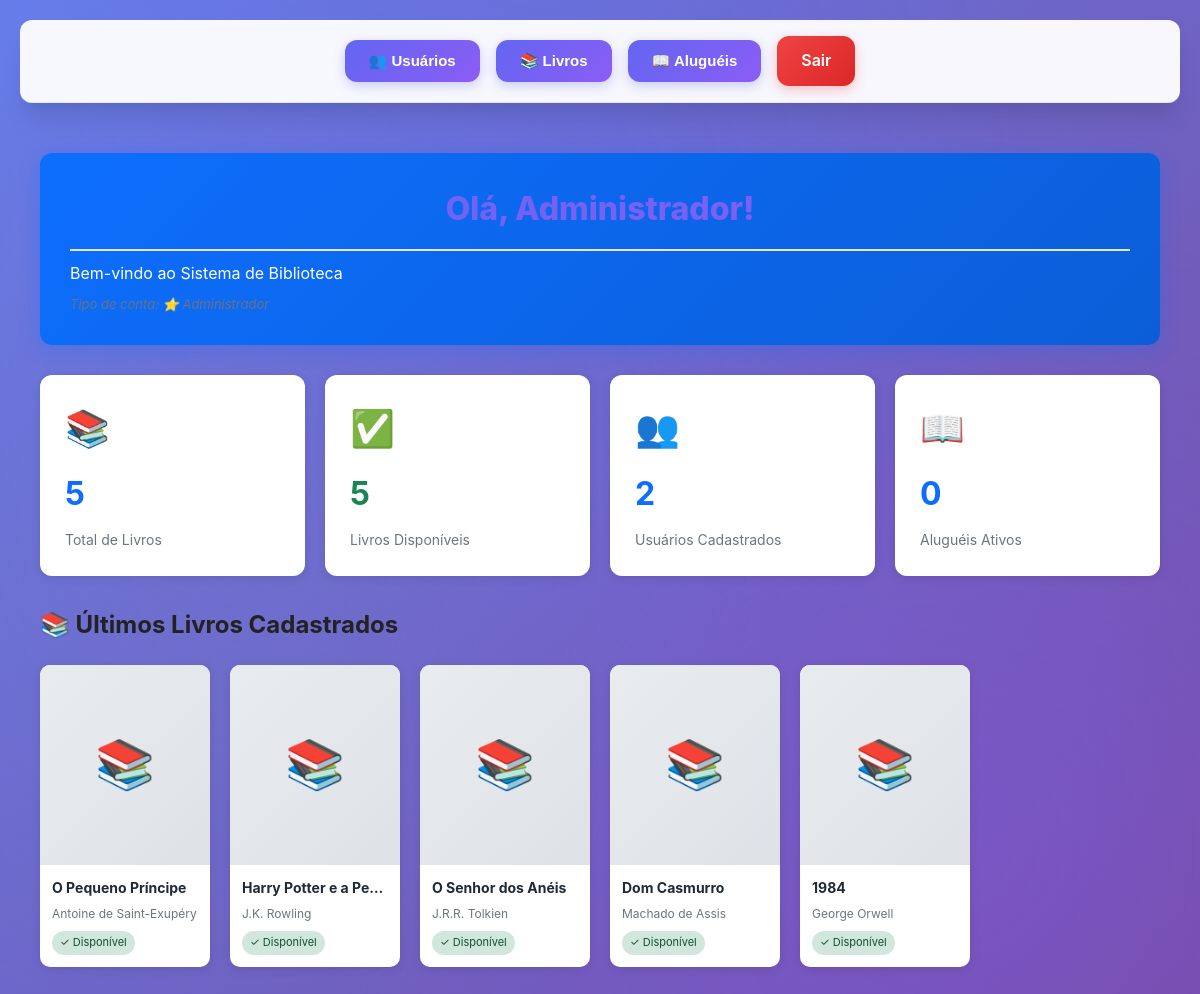
/painel.php (signed in), run on the app's committed database.
### tables this page shows
CREATE TABLE IF NOT EXISTS livros (
    id INT AUTO_INCREMENT PRIMARY KEY,
    titulo VARCHAR(255) NOT NULL,
    autor VARCHAR(255) NOT NULL,
    disponivel BOOLEAN DEFAULT TRUE,
    imagem VARCHAR(255) DEFAULT NULL,
    created_at TIMESTAMP DEFAULT CURRENT_TIMESTAMP,
    INDEX idx_titulo (titulo),
    INDEX idx_autor (autor),
    INDEX idx_disponivel (disponivel)
);

### config.php (called while the page is built, shortened)
<?php
function sanitize_input($data) {
    return htmlspecialchars(trim($data), ENT_QUOTES, 'UTF-8');
}
function is_admin() {
    return isset($_SESSION['tipo']) && $_SESSION['tipo'] === 'admin';
}
?>

### painel.php (the view, shortened to what this page needs)
<?php
require_once 'config.php';
try {
    $stats = [];
    $sql = "SELECT COUNT(*) as total FROM livros";
    $stats['total_livros'] = $pdo->query($sql)->fetch()['total'];
    $sql = "SELECT COUNT(*) as total FROM livros WHERE disponivel = 1";
    $stats['livros_disponiveis'] = $pdo->query($sql)->fetch()['total'];
    $sql = "SELECT COUNT(*) as total FROM usuarios";
    $stats['total_usuarios'] = $pdo->query($sql)->fetch()['total'];
    $sql = "SELECT COUNT(*) as total FROM alugueis WHERE devolvido = 0";
    $stats['alugueis_ativos'] = $pdo->query($sql)->fetch()['total'];
    $sql = "SELECT COUNT(*) as total FROM alugueis
            WHERE devolvido = 0 AND data_devolucao < CURDATE()";
    $stats['alugueis_atrasados'] = $pdo->query($sql)->fetch()['total'];
    $sql = "SELECT * FROM livros ORDER BY id DESC LIMIT 6";
    $ultimos_livros = $pdo->query($sql)->fetchAll();
} catch (PDOException $e) {
    error_log("Erro ao buscar estatísticas: " . $e->getMessage());
    $stats = [];
}
?>
<!DOCTYPE html>
<html lang="pt-br">
<head>
    <link rel="stylesheet" href="style.css">
</head>
<body>
    <nav class="menu">
        <?php if (is_admin()): ?>
        <div class="dropdown">
            <button class="dropbtn">👥 Usuários</button>
        </div>
        <?php endif; ?>
        <div class="dropdown">
            <button class="dropbtn">📚 Livros</button>
        </div>
        <div class="dropdown">
            <button class="dropbtn">📖 Aluguéis</button>
        </div>
        <a href="logout.php" class="logout">Sair</a>
    </nav>
    <div class="dashboard">
        <div class="welcome-card">
            <h1> Olá, <?= sanitize_input($_SESSION['usuario_nome']) ?>!</h1>
            <p>Bem-vindo ao Sistema de Biblioteca</p>
            <small>Tipo de conta: <?= is_admin() ? '⭐ Administrador' : '📖 Aluno' ?></small>
        </div>
        <div class="stats-grid">
            <?php if (is_admin()): ?>
            <div class="stat-card">
                <div class="icon">📚</div>
                <div class="number"><?= $stats['total_livros'] ?? 0 ?></div>
                <div class="label">Total de Livros</div>
            </div>
            <div class="stat-card success">
                <div class="icon">✅</div>
                <div class="number"><?= $stats['livros_disponiveis'] ?? 0 ?></div>
                <div class="label">Livros Disponíveis</div>
            </div>
            <div class="stat-card">
                <div class="icon">👥</div>
                <div class="number"><?= $stats['total_usuarios'] ?? 0 ?></div>
                <div class="label">Usuários Cadastrados</div>
            </div>
            <div class="stat-card">
                <div class="icon">📖</div>
                <div class="number"><?= $stats['alugueis_ativos'] ?? 0 ?></div>
                <div class="label">Aluguéis Ativos</div>
            </div>
            <?php endif; ?>
        </div>
        <h2 class="section-title">📚 Últimos Livros Cadastrados</h2>
        <?php if (!empty($ultimos_livros)): ?>
        <div class="books-grid">
            <?php foreach ($ultimos_livros as $livro): ?>
            <div class="book-card">
                <?php if ($livro['imagem']): ?>
                    <img src="<?= sanitize_input($livro['imagem']) ?>" alt="<?= sanitize_input($livro['titulo']) ?>">
                <?php else: ?>
                    <div class="no-image">📚</div>
                <?php endif; ?>
                <div class="info">
                    <div class="title"><?= sanitize_input($livro['titulo']) ?></div>
                    <div class="author"><?= sanitize_input($livro['autor']) ?></div>
                    <span class="status <?= $livro['disponivel'] ? 'disponivel' : 'indisponivel' ?>">
                        <?= $livro['disponivel'] ? '✓ Disponível' : '✗ Indisponível' ?>
                    </span>
                </div>
            </div>
            <?php endforeach; ?>
        </div>
        <?php endif; ?>
    </div>
</body>
</html>

### style.css (style rules this page uses)
* { margin: 0; padding: 0; box-sizing: border-box; }
:root { --primary: #6366f1; --primary-dark: #4f46e5; --primary-light: #818cf8; --secondary: #8b5cf6; --success: #10b981; --danger: #ef4444; --warning: #f59e0b; --info: #3b82f6; --dark: #1f2937; --light: #f9fafb; --border: #e5e7eb; --shadow: 0 4px 6px -1px rgba(0, 0, 0, 0.1), 0 2px 4px -1px rgba(0, 0, 0, 0.06); --shadow-lg: 0 20px 25px -5px rgba(0, 0, 0, 0.1), 0 10px 10px -5px rgba(0, 0, 0, 0.04); --radius: 12px; --transition: all 0.3s cubic-bezier(0.4, 0, 0.2, 1); }
body { font-family: 'Inter', -apple-system, BlinkMacSystemFont, 'Segoe UI', Roboto, sans-serif; background: linear-gradient(135deg, #667eea 0%, #764ba2 100%); min-height: 100vh; color: var(--dark); line-height: 1.6; position: relative; overflow-x: hidden; padding: 20px; }
body::before { content: ''; position: fixed; top: 0; left: 0; width: 100%; height: 100%; background: radial-gradient(circle at 20% 50%, rgba(120, 119, 198, 0.3), transparent 50%), radial-gradient(circle at 80% 80%, rgba(138, 92, 246, 0.3), transparent 50%), radial-gradient(circle at 40% 20%, rgba(99, 102, 241, 0.2), transparent 50%); pointer-events: none; animation: pulse 15s ease-in-out infinite; z-index: -1; }
nav.menu { background: rgba(255, 255, 255, 0.95); backdrop-filter: blur(10px); padding: 16px 32px; box-shadow: var(--shadow-lg); display: flex; justify-content: center; align-items: center; gap: 16px; flex-wrap: wrap; position: sticky; top: 0; z-index: 1000; border-bottom: 1px solid rgba(99, 102, 241, 0.1); border-radius: var(--radius); margin-bottom: 30px; }
.dropdown { position: relative; }
.dropbtn { background: linear-gradient(135deg, var(--primary) 0%, var(--secondary) 100%); border: none; color: white; padding: 12px 24px; font-size: 15px; font-weight: 600; border-radius: var(--radius); cursor: pointer; transition: var(--transition); box-shadow: 0 4px 12px rgba(99, 102, 241, 0.3); position: relative; overflow: hidden; display: flex; align-items: center; gap: 8px; }
.dropbtn::before { content: ''; position: absolute; top: 0; left: -100%; width: 100%; height: 100%; background: linear-gradient(90deg, transparent, rgba(255, 255, 255, 0.3), transparent); transition: left 0.5s; }
.menu .logout { background: linear-gradient(135deg, var(--danger), #dc2626); color: white; padding: 12px 24px; border-radius: var(--radius); text-decoration: none; font-weight: 600; transition: var(--transition); box-shadow: 0 4px 12px rgba(239, 68, 68, 0.3); display: flex; align-items: center; gap: 8px; }
h1 { color: var(--dark); margin-bottom: 30px; font-size: 28px; text-align: center; font-weight: 800; background: linear-gradient(135deg, var(--primary), var(--secondary)); -webkit-background-clip: text; -webkit-text-fill-color: transparent; background-clip: text; padding-bottom: 15px; border-bottom: 2px solid var(--border); }
small { display: block; color: #6b7280; font-size: 13px; margin-top: 8px; font-style: italic; }

### data on the page
livros: titulo "O Pequeno Príncipe", autor "Antoine de Saint-Exupéry", disponivel "✓ Disponível"
livros: titulo "Harry Potter e a Pe…", autor "J.K. Rowling", disponivel "✓ Disponível"
livros: titulo "O Senhor dos Anéis", autor "J.R.R. Tolkien", disponivel "✓ Disponível"
livros: titulo "Dom Casmurro", autor "Machado de Assis", disponivel "✓ Disponível"
livros: titulo "1984", autor "George Orwell", disponivel "✓ Disponível"

### other printed values
sanitize_input($_SESSION['usuario_nome']) "Administrador"
$stats['total_livros'] "5"
$stats['livros_disponiveis'] "5"
$stats['total_usuarios'] "2"
$stats['alugueis_ativos'] "0"
